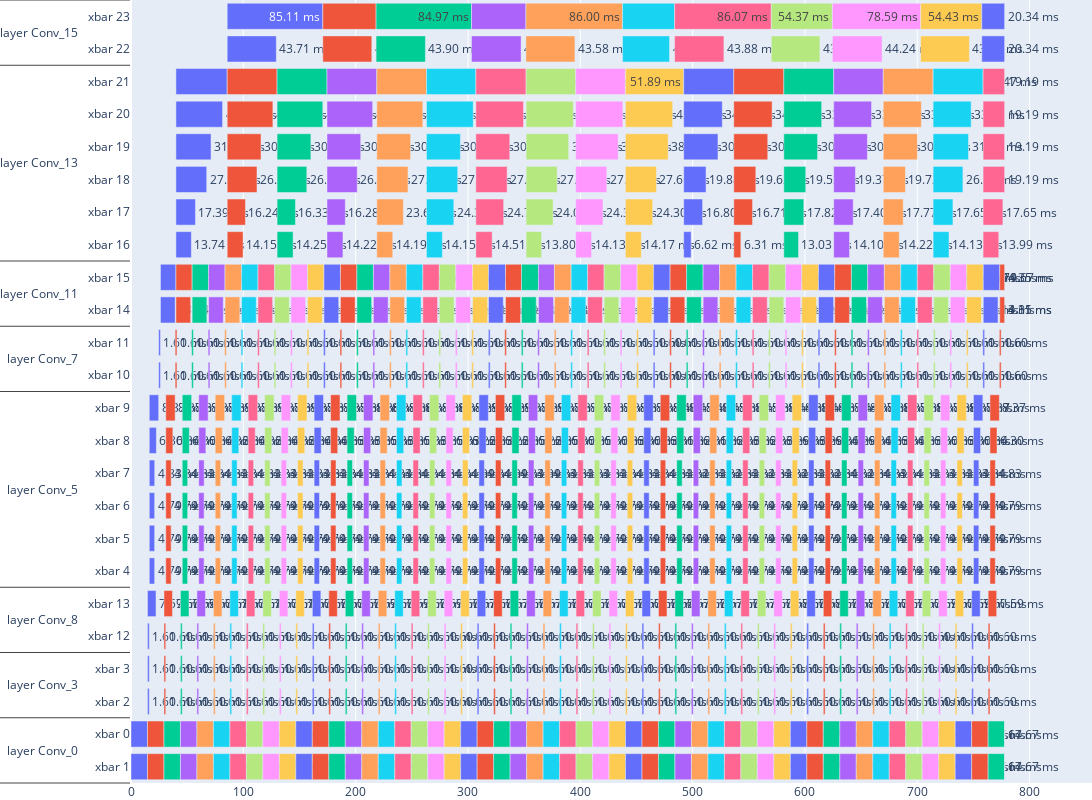

Notebook source saved alongside this figure:
### Code cell
to_plot = pd.DataFrame(columns=["layer", "xbar", "start", "done", "duration", "color", "text"])
for xbar, starts in start_cycles.items():
    if xbar not in done_cycles:
        continue
    if (len(starts) != len(done_cycles[xbar])):
        done_cycles[xbar].append(last_done)
    assert(len(starts) == len(done_cycles[xbar]))
    dones = done_cycles[xbar]
    for index, start in enumerate(starts):
        start = start / freq * 1e3
        done = dones[index] / freq * 1e3
        duration = (done - start)
        # format
        # duration = "{:.5f}".format(duration)
        print(duration)
        
        to_plot = pd.concat([to_plot, pd.DataFrame({
            "layer": [xbar_to_layer[xbar]],
            "xbar": [str(xbar)], 
            "start": [start], 
            "duration": [duration], 
            "done": [done], 
            "color": [color_array[index % len(color_array)]],
            "text": [f"{duration:.2f} ms"]
            })])
        
fig = go.Figure()
fig.add_trace(go.Bar(
    x = to_plot["duration"],
    y = [to_plot["layer"],"xbar " + to_plot["xbar"]],
    orientation = "h",
    base = to_plot["start"],
    marker_color = to_plot["color"],
    # add text duration
    text = to_plot["text"],
)
)

# change size
fig.update_layout(
    autosize=False,
    width=to_plot["duration"].max() * 50,
    height=len(to_plot["layer"].unique()) * 100,
    margin=dict(l=0, r=0, t=0, b=0)
)

# change x range
fig.update_xaxes(range=[0, to_plot["start"].max() * 1.1])

fig.show()
# write jpg
fig.write_image("pip.jpg", width=1920, height=1080, scale=2)
fig.write_html("./pip.html")

### Figure 1 — Plotly figure (JSON) as saved in the notebook; plotly's stock layout.template omitted (floating-point values rounded to 4 significant figures; data arrays with more than 128 entries replaced by an {"elided": "..."} marker saying what was removed)
{"data": [{"base": {"elided": "964 float values"}, "marker": {"color": {"elided": "964 str values"}}, "orientation": "h", "text": {"elided": "964 str values"}, "type": "bar", "x": {"elided": "964 float values"}, "y": {"elided": "2x964 str values"}}], "layout": {"autosize": false, "height": 800, "margin": {"b": 0, "l": 0, "r": 0, "t": 0}, "width": 4304.0, "xaxis": {"range": [0, 855.5]}}}
